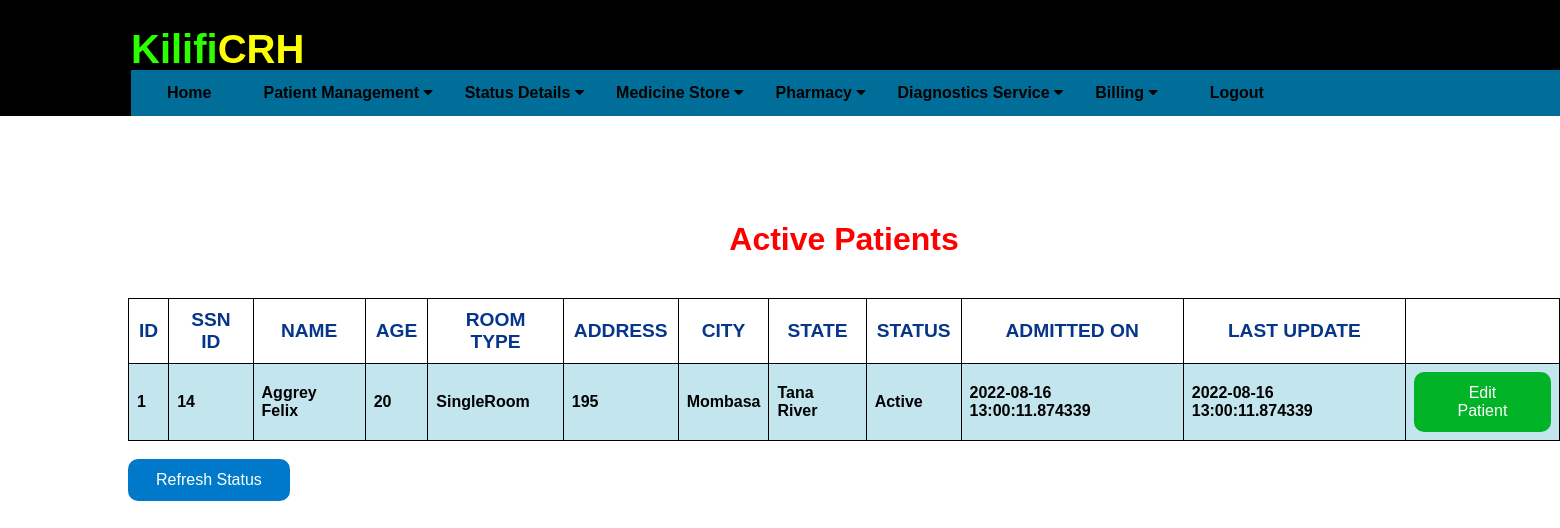
Page /patientscreen (signed in) on the committed database.
### application/routes.py (models this page shows)
class Patients(db.Model):
    __tablename__ = 'patients'
    id = db.Column(db.Integer, primary_key=True)
    ssn_id = db.Column(db.Integer)
    pname = db.Column(db.String(20), nullable=False)
    age = db.Column(db.Integer)
    date = db.Column(db.DateTime, default=datetime.now)
    ldate = db.Column(db.DateTime, default=datetime.now)
    tbed = db.Column(db.String(10))
    address = db.Column(db.String(20))
    city = db.Column(db.String(20))
    state = db.Column(db.String(20))
    status = db.Column(db.String(20))

### application/routes.py (the view)
@app.route('/patientscreen')
def patientscreen():
    if 'username' in session:
        pts = Patients.query.filter_by( status = 'Active' )
        print("ptsss",pts)
        if not pts:
            flash('All Patients Discharged')
            return redirect( url_for('update_patient') )
        else:
            print("inside else")
            return render_template('patientscreen.html', pts = pts)
    else:
        flash('You have been logged out. Please login again')
        return redirect( url_for('login') )

### application/templates/patientscreen.html (shortened to what this page needs)
{% extends "layout.html" %}
{% block content %}
<div class="astatus">
    <h1 style="color: rgb(255, 0, 0);">Active Patients</h1><br>
    <table border="1">
        <tr>
            <th>ID</th>
            <th>SSN ID</th>
            <th>NAME</th>
            <th>AGE</th>
            <th>ROOM TYPE</th>
            <th>ADDRESS</th>
            <th>CITY</th>
            <th>STATE</th>
            <th>STATUS</th>
            <th>ADMITTED ON</th>
            <th>LAST UPDATE</th>
            <th></th>
        </tr>
        {% for update in pts %}
        <tr>
            <td> {{ update.id }} </td>
            <td> {{ update.ssn_id }} </td>
            <td> {{ update.pname }} </td>
            <td> {{ update.age }} </td>
            <td> {{ update.tbed }} </td>
            <td> {{ update.address }}</td>
            <td> {{ update.city }} </td>
            <td> {{ update.state }} </td>
            <td> {{ update.status }} </td>
            <td> {{ update.date }} </td>
            <td> {{ update.ldate }} </td>
            <td> <button type="button" class="ubutton" onclick="window.location='editpatientdetail/{{ update.id }}'"> Edit Patient </button> </td>
        </tr>
        {% else %}
                <h3>No Active Patients!</h3>
        {% endfor %}
    </table>
    <br>
    <form action="{{ url_for('patientscreen') }}">
    <button type="submit" class="ibutton" value="Refresh the list">Refresh Status</button>
    </form>
</div>
{% endblock %}

### application/static/css/main.css (style rules this page uses)
html { overflow-y: scroll; overflow-x: hidden; }
body { font-family: Arial, Helvetica, sans-serif; height: 100%; display: flex; flex-direction: column; }
table, th, td { border: 1px solid black; border-collapse: collapse; }
.astatus { position: absolute; top: 200px; padding-left: 120px; }
.astatus h1 { text-align: center; }

### application/templates/layout.html (style rules this page uses)
table { font-family: arial, sans-serif; border-collapse: collapse; width: 100%; }
td { border: 1px solid #dddddd; text-align: left; font-weight: bold; padding: 8px; }
th { border: 1px solid #dddddd; width: auto; color: #06368a; text-align: center; font-size: larger; font-weight: bolder; padding: 10px; }
tr:nth-child(even) { background-color: #c3e5ee; }
.ubutton { background-color: #00b327;; border: 2px; border-radius: 10px; color: white; padding: 12px 28px; text-align: center; text-decoration: none; display: inline-block; font-size: 16px; }
.ibutton { background-color: #0079ca;; border: 2px; border-radius: 10px; color: white; padding: 12px 28px; text-align: center; text-decoration: none; display: inline-block; font-size: 16px; }

### rows in the picture
Patients: id "1", ssn_id "14", pname "Aggrey Felix", age "20", tbed "SingleRoom", address "195", city "Mombasa", state "Tana River", status "Active", date "2022-08-16 13:00:11.874339", ldate "2022-08-16 13:00:11.874339"
